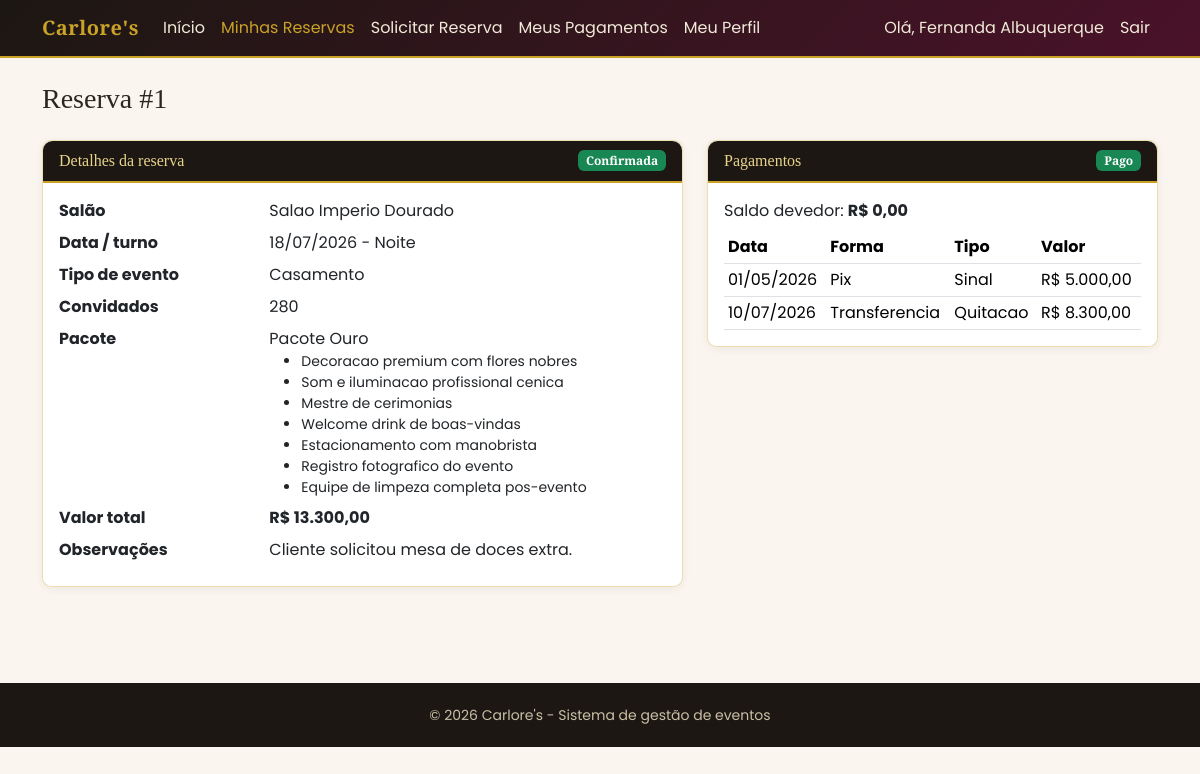
The page /cliente/reservas/visualizar.php?id=1 (signed in) on the database its author committed.
### tables this page shows
CREATE TABLE reservas (
    id                  INT UNSIGNED AUTO_INCREMENT PRIMARY KEY,
    cliente_id          INT UNSIGNED NOT NULL,
    salao_id            INT UNSIGNED NOT NULL,
    pacote_id           INT UNSIGNED NOT NULL,
    data_evento         DATE NOT NULL,
    turno               ENUM('manha', 'tarde', 'noite') NOT NULL,
    tipo_evento         VARCHAR(80) NOT NULL,
    numero_convidados   SMALLINT UNSIGNED NOT NULL,
    status              ENUM('solicitada', 'confirmada', 'cancelada') NOT NULL DEFAULT 'solicitada',
    valor_salao         DECIMAL(10,2) NOT NULL,
    valor_pacote        DECIMAL(10,2) NOT NULL,
    desconto            DECIMAL(10,2) NOT NULL DEFAULT 0.00,
    valor_total         DECIMAL(10,2) GENERATED ALWAYS AS (valor_salao + valor_pacote - desconto) STORED,
    bloqueio_data       DATE GENERATED ALWAYS AS (CASE WHEN status = 'cancelada' THEN NULL ELSE data_evento END) STORED,
    observacoes         TEXT NULL,
    created_at          DATETIME NOT NULL DEFAULT CURRENT_TIMESTAMP,
    updated_at          DATETIME NOT NULL DEFAULT CURRENT_TIMESTAMP ON UPDATE CURRENT_TIMESTAMP,
    CONSTRAINT fk_reservas_cliente FOREIGN KEY (cliente_id) REFERENCES clientes(id)
        ON DELETE RESTRICT ON UPDATE CASCADE,
    CONSTRAINT fk_reservas_salao FOREIGN KEY (salao_id) REFERENCES saloes(id)
        ON DELETE RESTRICT ON UPDATE CASCADE,
    CONSTRAINT fk_reservas_pacote FOREIGN KEY (pacote_id) REFERENCES pacotes(id)
        ON DELETE RESTRICT ON UPDATE CASCADE,
    UNIQUE KEY uq_disponibilidade (salao_id, bloqueio_data),
    INDEX idx_reservas_data (data_evento),
    INDEX idx_reservas_status (status)
);

CREATE TABLE usuarios (
    id          INT UNSIGNED AUTO_INCREMENT PRIMARY KEY,
    nome        VARCHAR(120) NOT NULL,
    email       VARCHAR(150) NOT NULL,
    senha_hash  VARCHAR(255) NOT NULL,
    tipo        ENUM('admin', 'cliente') NOT NULL DEFAULT 'cliente',
    ativo       TINYINT(1) NOT NULL DEFAULT 1,
    created_at  DATETIME NOT NULL DEFAULT CURRENT_TIMESTAMP,
    updated_at  DATETIME NOT NULL DEFAULT CURRENT_TIMESTAMP ON UPDATE CURRENT_TIMESTAMP,
    UNIQUE KEY uq_usuarios_email (email),
    INDEX idx_usuarios_tipo (tipo)
);

CREATE TABLE saloes (
    id          INT UNSIGNED AUTO_INCREMENT PRIMARY KEY,
    nome        VARCHAR(100) NOT NULL,
    capacidade  SMALLINT UNSIGNED NOT NULL,
    descricao   TEXT NULL,
    valor_base  DECIMAL(10,2) NOT NULL DEFAULT 0.00,
    foto        VARCHAR(255) NULL,
    ativo       TINYINT(1) NOT NULL DEFAULT 1,
    created_at  DATETIME NOT NULL DEFAULT CURRENT_TIMESTAMP,
    updated_at  DATETIME NOT NULL DEFAULT CURRENT_TIMESTAMP ON UPDATE CURRENT_TIMESTAMP,
    UNIQUE KEY uq_saloes_nome (nome),
    INDEX idx_saloes_ativo (ativo)
);

CREATE TABLE pacotes (
    id          INT UNSIGNED AUTO_INCREMENT PRIMARY KEY,
    nome        VARCHAR(100) NOT NULL,
    descricao   TEXT NULL,
    preco       DECIMAL(10,2) NOT NULL,
    ativo       TINYINT(1) NOT NULL DEFAULT 1,
    created_at  DATETIME NOT NULL DEFAULT CURRENT_TIMESTAMP,
    updated_at  DATETIME NOT NULL DEFAULT CURRENT_TIMESTAMP ON UPDATE CURRENT_TIMESTAMP,
    UNIQUE KEY uq_pacotes_nome (nome)
);

CREATE TABLE pacote_itens (
    id              INT UNSIGNED AUTO_INCREMENT PRIMARY KEY,
    pacote_id       INT UNSIGNED NOT NULL,
    descricao_item  VARCHAR(150) NOT NULL,
    ordem           SMALLINT UNSIGNED NOT NULL DEFAULT 0,
    CONSTRAINT fk_pacote_itens_pacote FOREIGN KEY (pacote_id) REFERENCES pacotes(id)
        ON DELETE CASCADE ON UPDATE CASCADE,
    INDEX idx_pacote_itens_pacote (pacote_id)
);

CREATE TABLE pagamentos (
    id              INT UNSIGNED AUTO_INCREMENT PRIMARY KEY,
    reserva_id      INT UNSIGNED NOT NULL,
    valor           DECIMAL(10,2) NOT NULL,
    data_pagamento  DATE NOT NULL,
    forma_pagamento ENUM('dinheiro', 'pix', 'cartao_credito', 'cartao_debito', 'transferencia', 'boleto') NOT NULL,
    tipo            ENUM('sinal', 'parcela', 'quitacao') NOT NULL DEFAULT 'parcela',
    observacoes     VARCHAR(255) NULL,
    created_at      DATETIME NOT NULL DEFAULT CURRENT_TIMESTAMP,
    CONSTRAINT fk_pagamentos_reserva FOREIGN KEY (reserva_id) REFERENCES reservas(id)
        ON DELETE CASCADE ON UPDATE CASCADE,
    INDEX idx_pagamentos_data (data_pagamento)
);

### public/cliente/reservas/visualizar.php (called while the page is built, shortened)
<?php
require_once __DIR__ . '/../../../config/bootstrap.php';
$id = (int)($_GET['id'] ?? 0);
$reserva = Reserva::buscarPorId($id);
$pagamentos = Pagamento::listarPorReserva($id);
$saldoDevedor = PagamentoService::saldoDevedor($reserva);
$statusPagamento = PagamentoService::statusPagamento($reserva);
$itensPacote = PacoteItem::listarPorPacote((int)$reserva['pacote_id']);
$paginaAtual = 'reservas';
$tituloPagina = 'Reserva #' . $reserva['id'];
require ROOT_PATH . '/views/cliente/reservas/detalhe.php';

### helpers/auth_helper.php (called while the page is built, shortened)
<?php
function usuarioLogado(): ?array
{
    return [
        'id'         => (int)$_SESSION['usuario_id'],
        'nome'       => $_SESSION['usuario_nome'],
        'tipo'       => $_SESSION['usuario_tipo'],
        'cliente_id' => isset($_SESSION['cliente_id']) ? (int)$_SESSION['cliente_id'] : null,
    ];
}

### config/database.php (called while the page is built, shortened)
<?php
class Database
{
    private static ?PDO $conexao = null;
    public static function conectar(): PDO
    {
        if (self::$conexao === null) {
            $dsn = 'mysql:host=' . self::HOST . ';dbname=' . self::DBNAME . ';charset=' . self::CHARSET;
            try {
                self::$conexao = new PDO($dsn, self::USUARIO, self::SENHA, [
                    PDO::ATTR_ERRMODE            => PDO::ERRMODE_EXCEPTION,
                    PDO::ATTR_EMULATE_PREPARES   => false,
                    PDO::ATTR_DEFAULT_FETCH_MODE => PDO::FETCH_ASSOC,
                ]);
            } catch (PDOException $e) {
                error_log('[Database] Falha na conexao: ' . $e->getMessage());
                http_response_code(500);
                die('Nao foi possivel conectar ao banco de dados. Verifique se o MySQL do XAMPP esta em execucao e se o banco "carlores" foi importado (veja o README.md).');
            }
        }
        return self::$conexao;
    }
}

### models/Reserva.php (called while the page is built, shortened)
<?php
class Reserva
{
    public static function buscarPorId(int $id): ?array
    {
        $stmt = Database::conectar()->prepare(self::SELECT_BASE . ' WHERE r.id = :id');
        $stmt->execute([':id' => $id]);
        $reserva = $stmt->fetch();
        return $reserva ?: null;
    }
}

### config/bootstrap.php (called while the page is built, shortened)
<?php
require_once ROOT_PATH . '/config/database.php';
require_once ROOT_PATH . '/helpers/format_helper.php';
require_once ROOT_PATH . '/helpers/auth_helper.php';
spl_autoload_register(function (string $classe): void {
    foreach (['models', 'services'] as $pasta) {
        $caminho = ROOT_PATH . "/{$pasta}/{$classe}.php";
        if (is_file($caminho)) {
            return;
        }
    }
});

### models/PacoteItem.php (called while the page is built, shortened)
<?php
class PacoteItem
{
    public static function listarPorPacote(int $pacoteId): array
    {
        $stmt = Database::conectar()->prepare(
            'SELECT * FROM pacote_itens WHERE pacote_id = :pacote_id ORDER BY ordem, id'
        );
        $stmt->execute([':pacote_id' => $pacoteId]);
        return $stmt->fetchAll();
    }
}

### models/Pagamento.php (called while the page is built, shortened)
<?php
class Pagamento
{
    public static function listarPorReserva(int $reservaId): array
    {
        $stmt = Database::conectar()->prepare(
            'SELECT * FROM pagamentos WHERE reserva_id = :reserva_id ORDER BY data_pagamento, id'
        );
        $stmt->execute([':reserva_id' => $reservaId]);
        return $stmt->fetchAll();
    }
    public static function totalPagoPorReserva(int $reservaId): float
    {
        $stmt = Database::conectar()->prepare(
            'SELECT COALESCE(SUM(valor), 0) AS total FROM pagamentos WHERE reserva_id = :reserva_id'
        );
        $stmt->execute([':reserva_id' => $reservaId]);
        return (float)$stmt->fetch()['total'];
    }
}

### services/PagamentoService.php (called while the page is built, shortened)
<?php
class PagamentoService
{
    public static function saldoDevedor(array $reserva): float
    {
        $totalPago = Pagamento::totalPagoPorReserva((int)$reserva['id']);
        return round((float)$reserva['valor_total'] - $totalPago, 2);
    }
    public static function statusPagamento(array $reserva): string
    {
        $total = (float)$reserva['valor_total'];
        $pago = Pagamento::totalPagoPorReserva((int)$reserva['id']);
        return $pago < $total ? 'parcial' : 'pago';
    }
}

### views/cliente/reservas/detalhe.php (the view, shortened to what this page needs)
<?php require ROOT_PATH . '/views/partials/header_cliente.php'; ?>
<div class="row g-4">
    <div class="col-lg-7">
        <div class="card card-carlores mb-4">
            <div class="card-header d-flex justify-content-between align-items-center">
                <span>Detalhes da reserva</span>
                <?= statusReservaBadge($reserva['status']) ?>
            </div>
            <div class="card-body">
                <dl class="row mb-0">
                    <dt class="col-sm-4">Salão</dt><dd class="col-sm-8"><?= e($reserva['salao_nome']) ?></dd>
                    <dt class="col-sm-4">Data / turno</dt><dd class="col-sm-8"><?= dateBr($reserva['data_evento']) ?> - <?= turnoLabel($reserva['turno']) ?></dd>
                    <dt class="col-sm-4">Tipo de evento</dt><dd class="col-sm-8"><?= e($reserva['tipo_evento']) ?></dd>
                    <dt class="col-sm-4">Convidados</dt><dd class="col-sm-8"><?= (int)$reserva['numero_convidados'] ?></dd>
                    <dt class="col-sm-4">Pacote</dt>
                    <dd class="col-sm-8">
                        <?= e($reserva['pacote_nome']) ?>
                        <ul class="small mb-0">
                            <?php foreach ($itensPacote as $item): ?><li><?= e($item['descricao_item']) ?></li><?php endforeach; ?>
                        </ul>
                    </dd>
                    <dt class="col-sm-4">Valor total</dt><dd class="col-sm-8 fw-bold"><?= moneyBr($reserva['valor_total']) ?></dd>
                    <dt class="col-sm-4">Observações</dt><dd class="col-sm-8"><?= $reserva['observacoes'] ? textoMultilinha($reserva['observacoes']) : '-' ?></dd>
                </dl>
            </div>
        </div>
    </div>
    <div class="col-lg-5">
        <div class="card card-carlores">
            <div class="card-header d-flex justify-content-between align-items-center">
                <span>Pagamentos</span>
                <?= statusPagamentoBadge($statusPagamento) ?>
            </div>
            <div class="card-body">
                <p class="mb-2">Saldo devedor: <strong><?= moneyBr($saldoDevedor) ?></strong></p>
                <div class="table-responsive">
                    <table class="table table-sm mb-0">
                        <thead><tr><th>Data</th><th>Forma</th><th>Tipo</th><th>Valor</th></tr></thead>
                        <tbody>
                        <?php foreach ($pagamentos as $p): ?>
                            <tr>
                                <td><?= dateBr($p['data_pagamento']) ?></td>
                                <td><?= formaPagamentoLabel($p['forma_pagamento']) ?></td>
                                <td><?= tipoPagamentoLabel($p['tipo']) ?></td>
                                <td><?= moneyBr($p['valor']) ?></td>
                            </tr>
                        <?php endforeach; ?>
                        </tbody>
                    </table>
                </div>
            </div>
        </div>
    </div>
</div>
<?php require ROOT_PATH . '/views/partials/footer_cliente.php'; ?>

### views/partials/header_cliente.php (shortened to what this page needs)
<?php $usuario = usuarioLogado(); ?>
<!DOCTYPE html>
<html lang="pt-BR">
<head>
    <link href="https://cdn.jsdelivr.net/npm/bootstrap@5.3.3/dist/css/bootstrap.min.css" rel="stylesheet">
    <link href="/assets/css/theme.css" rel="stylesheet">
</head>
<body>
<nav class="navbar navbar-expand-lg navbar-carlores navbar-dark">
    <div class="container">
        <a class="navbar-brand" href="/cliente/index.php"><?= e(APP_NOME) ?></a>
        <div class="collapse navbar-collapse" id="navCliente">
            <ul class="navbar-nav me-auto">
                <?php
                $paginaAtual = $paginaAtual ?? '';
                $itensMenu = [
                    'dashboard'  => ['/cliente/index.php', 'Início'],
                    'reservas'   => ['/cliente/reservas/index.php', 'Minhas Reservas'],
                    'nova'       => ['/cliente/reservas/nova.php', 'Solicitar Reserva'],
                    'pagamentos' => ['/cliente/pagamentos/index.php', 'Meus Pagamentos'],
                    'perfil'     => ['/cliente/perfil/editar.php', 'Meu Perfil'],
                ];
                foreach ($itensMenu as $chave => $item):
                    [$url, $rotulo] = $item;
                ?>
                <li class="nav-item">
                    <a class="nav-link <?= $paginaAtual === $chave ? 'active' : '' ?>" href="<?= e($url) ?>"><?= e($rotulo) ?></a>
                </li>
                <?php endforeach; ?>
            </ul>
            <ul class="navbar-nav">
                <li class="nav-item"><span class="nav-link">Olá, <?= e($usuario['nome']) ?></span></li>
                <li class="nav-item"><a class="nav-link" href="/logout.php">Sair</a></li>
            </ul>
        </div>
    </div>
</nav>
<div class="container py-4">
    <h1 class="h3 mb-4"><?= e($tituloPagina ?? '') ?></h1>

### helpers/format_helper.php (shortened to what this page needs)
<?php
function e(mixed $valor): string
{
    return htmlspecialchars((string)($valor ?? ''), ENT_QUOTES, 'UTF-8');
}
function textoMultilinha(?string $texto): string
{
    return nl2br(e($texto));
}
function moneyBr(float|string|null $valor): string
{
    return 'R$ ' . number_format((float)$valor, 2, ',', '.');
}
function dateBr(?string $dataIso): string
{
    $timestamp = strtotime($dataIso);
    return $timestamp ? date('d/m/Y', $timestamp) : '';
}
function turnoLabel(?string $turno): string
{
    return TURNOS[$turno] ?? e($turno);
}
function statusReservaLabel(?string $status): string
{
    return STATUS_RESERVA[$status] ?? e($status);
}
function statusReservaBadge(?string $status): string
{
    $mapa = ['solicitada' => 'warning', 'confirmada' => 'success', 'cancelada' => 'secondary'];
    $cor = $mapa[$status] ?? 'secondary';
    return '<span class="badge text-bg-' . $cor . '">' . statusReservaLabel($status) . '</span>';
}
function formaPagamentoLabel(?string $forma): string
{
    return FORMAS_PAGAMENTO[$forma] ?? e($forma);
}
function tipoPagamentoLabel(?string $tipo): string
{
    return TIPOS_PAGAMENTO[$tipo] ?? e($tipo);
}
function statusPagamentoBadge(string $status): string
{
    $mapa = ['pendente' => 'danger', 'parcial' => 'warning', 'pago' => 'success'];
    $labels = ['pendente' => 'Pendente', 'parcial' => 'Parcial', 'pago' => 'Pago'];
    $cor = $mapa[$status] ?? 'secondary';
    return '<span class="badge text-bg-' . $cor . '">' . ($labels[$status] ?? e($status)) . '</span>';
}

### public/assets/css/theme.css (style rules this page uses)
:root { --carlores-preto: #1c1712; --carlores-vinho: #6d1b3c; --carlores-vinho-escuro: #4a1229; --carlores-dourado: #c9a227; --carlores-dourado-claro: #e8d38a; --carlores-creme: #faf6ef; --carlores-texto: #2b2620; }
body { background-color: var(--carlores-creme); color: var(--carlores-texto); font-family: 'Poppins', 'Segoe UI', sans-serif; }
h1, h2, h3, h4, h5, .brand-font { font-family: 'Playfair Display', 'Georgia', serif; }
a { color: var(--carlores-vinho); }
.navbar-carlores { background: linear-gradient(135deg, var(--carlores-preto) 0%, var(--carlores-vinho-escuro) 100%); border-bottom: 2px solid var(--carlores-dourado); }
.navbar-carlores .navbar-brand { font-family: 'Playfair Display', serif; color: var(--carlores-dourado) !important; font-weight: 700; letter-spacing: 0.5px; }
.navbar-carlores .nav-link { color: #f1e9d8 !important; }
.navbar-carlores .nav-link:hover, .navbar-carlores .nav-link.active { color: var(--carlores-dourado) !important; }
.card-carlores { border: 1px solid rgba(201, 162, 39, 0.35); border-radius: 0.6rem; box-shadow: 0 2px 10px rgba(0,0,0,0.06); }
.card-carlores .card-header { background-color: var(--carlores-preto); color: var(--carlores-dourado-claro); border-bottom: 2px solid var(--carlores-dourado); font-family: 'Playfair Display', serif; border-radius: 0.6rem 0.6rem 0 0 !important; }

### rows shown on the page
reservas: usuarios.nome "Fernanda Albuquerque", id "Reserva #1", status "Confirmada", salao.nome "Salao Imperio Dourado", data_evento "18/07/2026", turno "Noite", tipo_evento "Casamento", numero_convidados "280", pacote.nome "Pacote Ouro", valor_total "R$ 13.300,00", observacoes "Cliente solicitou mesa de doces extra."
pacote_itens: descricao_item "Decoracao premium com flores nobres"
pacote_itens: descricao_item "Som e iluminacao profissional cenica"
pacote_itens: descricao_item "Mestre de cerimonias"
pacote_itens: descricao_item "Welcome drink de boas-vindas"
pacote_itens: descricao_item "Estacionamento com manobrista"
pacote_itens: descricao_item "Registro fotografico do evento"
pacote_itens: descricao_item "Equipe de limpeza completa pos-evento"
pagamentos: data_pagamento "01/05/2026", forma_pagamento "Pix", tipo "Sinal", valor "R$ 5.000,00"
pagamentos: data_pagamento "10/07/2026", forma_pagamento "Transferencia", tipo "Quitacao", valor "R$ 8.300,00"

### other values the page prints
APP_NOME "Carlore's"
$rotulo "Início"
$rotulo "Minhas Reservas"
$rotulo "Solicitar Reserva"
$rotulo "Meus Pagamentos"
$rotulo "Meu Perfil"
$labels[$status] "Pago"
moneyBr($saldoDevedor) "R$ 0,00"
